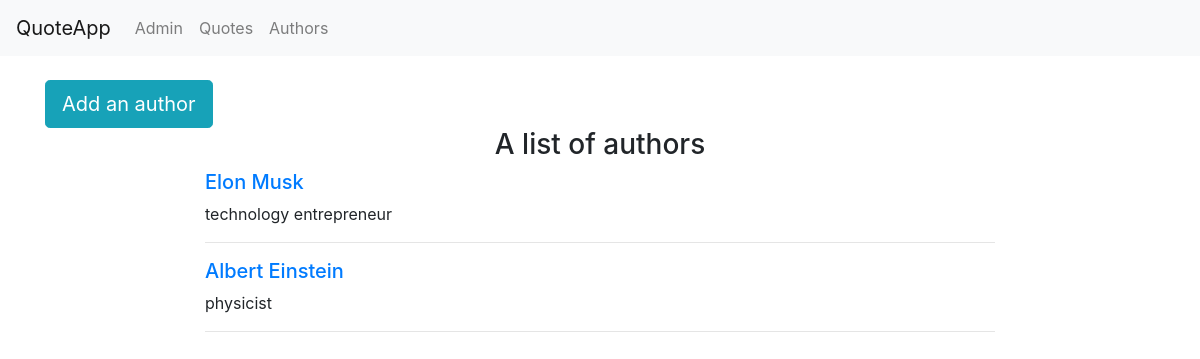
Before: /basic_app/authors/ with the older database file.
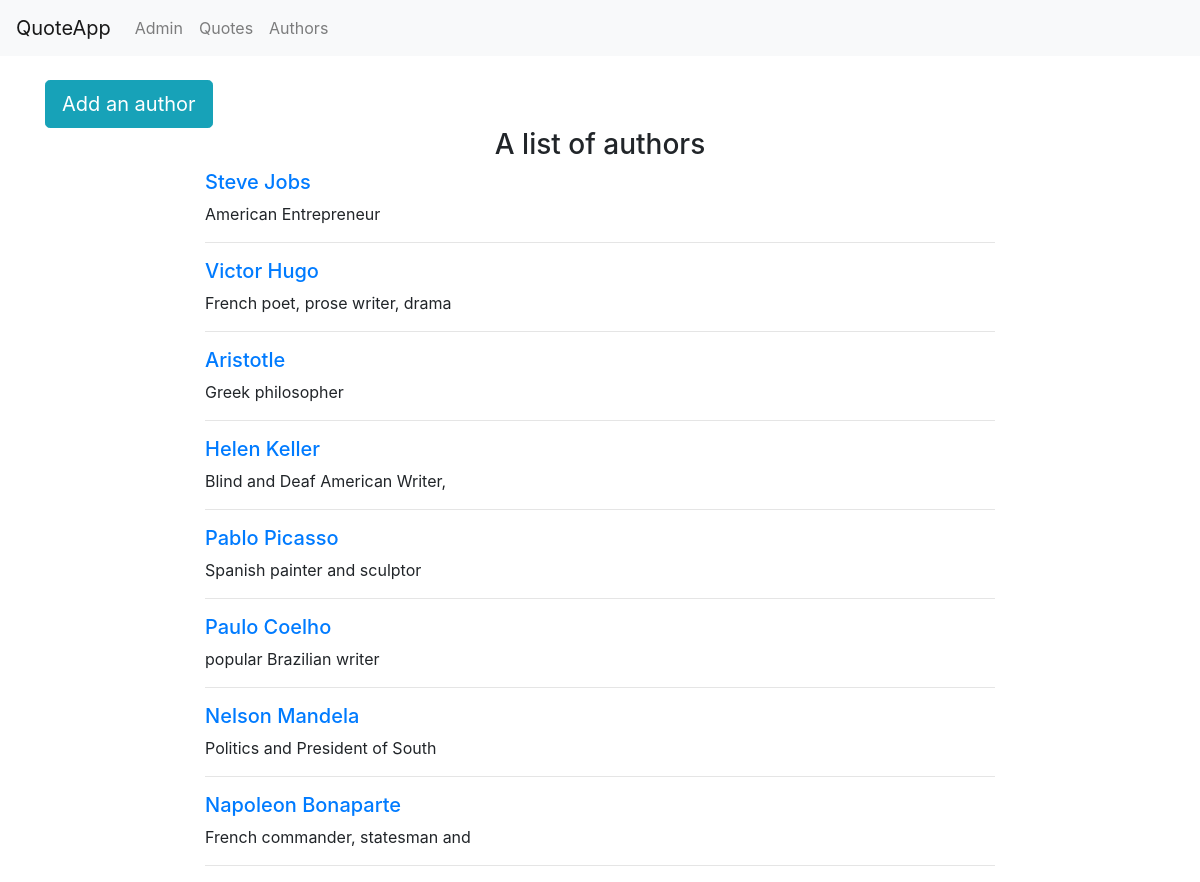
After: the same page with the newer database file.
### basic_app/models.py (models this page shows, shortened)
class QuoteAuthor(models.Model):
    author = models.CharField(max_length=64,unique=True)
    famousFor = models.CharField(max_length=32)
    lifeRange = models.CharField(max_length=64)

### basic_app/views.py (the view)
# urls.py: path('authors/', views.AuthorListView.as_view(), name='authors'),
class AuthorListView(ListView):
    context_object_name = 'authors'
    model = QuoteAuthor
    template_name = 'basic_app/author_list.html'

### templates/basic_app/author_list.html (shortened to what this page needs)
<!DOCTYPE html>
{% extends "basic_app/base.html" %}
{% block body_block %}
<div class="container">
  <a href="{% url 'basic_app:add' %}" class="btn btn-info btn-lg" role="button" aria-pressed="true">Add an author</a>
</div>
<div class="container">
  <div class="text-center">
  <h3>A list of authors</h3>
  </div>
</div>
<div class="row">
  <div class="col-lg-8 col-md-10 mx-auto">
{% if authors %}
{% for author in authors %}
<div class="post-preview">
  <a href="{{author.id}}">
    <h5 class="post-title">
      {{author.author}}
    </h5>
  </a>
  <p class="post-meta">{{author.famousFor}}</p>
</div>
<hr>
{% endfor %}
{% endif %}
</div>
</div>
{% endblock %}

### templates/basic_app/base.html (shortened to what this page needs)
<!DOCTYPE html>
<html lang="en" dir="ltr">
  <head>
    <link rel="stylesheet" href="https://maxcdn.bootstrapcdn.com/bootstrap/4.0.0/css/bootstrap.min.css">
  </head>
  <body>
    <nav class="navbar navbar-expand-lg navbar-light bg-light">
      <a class="navbar-brand" href="{% url 'first_page' %}">QuoteApp</a>
      <div class="collapse navbar-collapse" id="navbarSupportedContent">
        <ul class="navbar-nav mr-auto">
          <li class="nav-item">
            <a class="nav-link" href="{% url 'admin:index' %}">Admin</a>
          </li>
          <li class="nav-item">
            <a class="nav-link" href="{% url 'basic_app:quotes' %}">Quotes</a>
          </li>
          <li class="nav-item">
            <a class="nav-link" href="{% url 'basic_app:authors' %}">Authors</a>
          </li>
        </ul>
      </div>
    </nav>
    {% block body_block %}
    {% endblock %}
  </body>
</html>

Changed rows visible on the page:
removed QuoteAuthor: author "Albert Einstein", famousFor "physicist"
changed QuoteAuthor: author "Elon Musk" → "Steve Jobs"; famousFor "technology entrepreneur" → "American Entrepreneur"
added QuoteAuthor: author "Victor Hugo", famousFor "French poet, prose writer, drama"
added QuoteAuthor: author "Aristotle", famousFor "Greek philosopher"
added QuoteAuthor: author "Helen Keller", famousFor "Blind and Deaf American Writer,"
added QuoteAuthor: author "Pablo Picasso", famousFor "Spanish painter and sculptor"
added QuoteAuthor: author "Paulo Coelho", famousFor "popular Brazilian writer"
added QuoteAuthor: author "Nelson Mandela", famousFor "Politics and President of South"
added QuoteAuthor: author "Napoleon Bonaparte", famousFor "French commander, statesman and"
